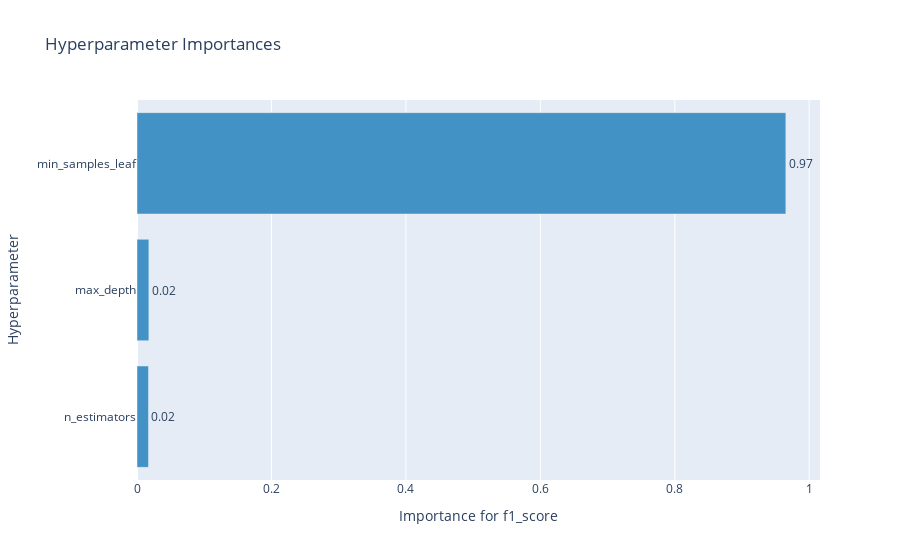

The notebook cell this image was saved under:
### Markdown cell above
График важности гиперпараметров - помогает понять, какие гиперпараметры вносят больший вклад в минимизацию/максимизацию метрики.

### Code cell
optuna.visualization.plot_param_importances(study, target_name="f1_score")

### Figure 1 — Plotly figure (JSON) as saved in the notebook; plotly's stock layout.template omitted (floating-point values rounded to 4 significant figures)
{"data": [{"cliponaxis": false, "hovertemplate": ["n_estimators (IntDistribution): 0.017047888901065976<extra></extra>", "max_depth (IntDistribution): 0.01766284762940476<extra></extra>", "min_samples_leaf (IntDistribution): 0.9652892634695293<extra></extra>"], "marker": {"color": "rgb(66,146,198)"}, "orientation": "h", "text": ["0.02", "0.02", "0.97"], "textposition": "outside", "type": "bar", "x": [0.01705, 0.01766, 0.9653], "y": ["n_estimators", "max_depth", "min_samples_leaf"]}], "layout": {"showlegend": false, "title": {"text": "Hyperparameter Importances"}, "xaxis": {"title": {"text": "Importance for f1_score"}}, "yaxis": {"title": {"text": "Hyperparameter"}}}}
